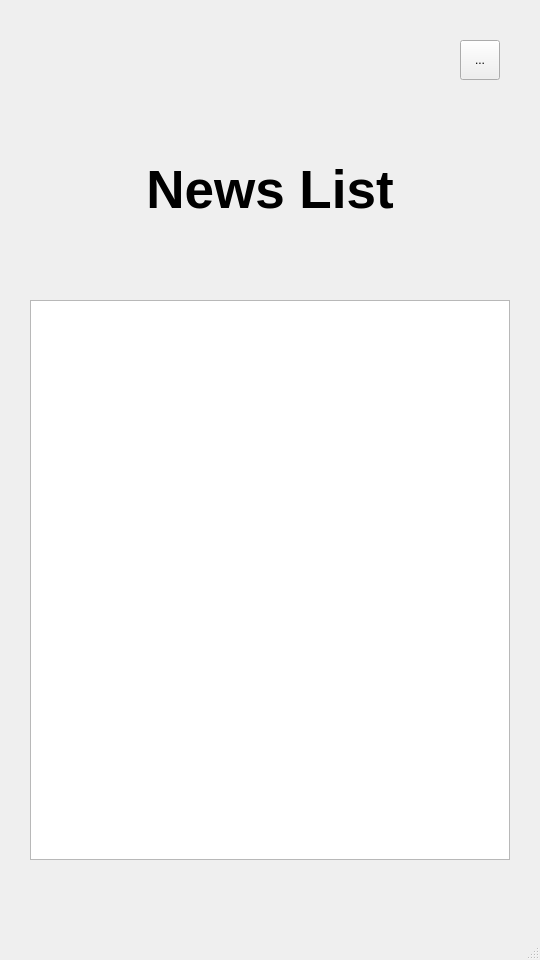
<?xml version="1.0" encoding="UTF-8"?>
<ui version="4.0">
 <class>newsListWindow</class>
 <widget class="QMainWindow" name="newsListWindow">
  <property name="enabled">
   <bool>true</bool>
  </property>
  <property name="geometry">
   <rect>
    <x>0</x>
    <y>0</y>
    <width>540</width>
    <height>960</height>
   </rect>
  </property>
  <property name="windowTitle">
   <string>MainWindow</string>
  </property>
  <widget class="QWidget" name="centralwidget">
   <widget class="QLabel" name="newsTitle">
    <property name="geometry">
     <rect>
      <x>120</x>
      <y>150</y>
      <width>300</width>
      <height>80</height>
     </rect>
    </property>
    <property name="font">
     <font>
      <pointsize>40</pointsize>
      <weight>75</weight>
      <bold>true</bold>
     </font>
    </property>
    <property name="text">
     <string>News List</string>
    </property>
    <property name="alignment">
     <set>Qt::AlignCenter</set>
    </property>
   </widget>
   <widget class="QToolButton" name="newsSetting">
    <property name="geometry">
     <rect>
      <x>460</x>
      <y>40</y>
      <width>40</width>
      <height>40</height>
     </rect>
    </property>
    <property name="text">
     <string>...</string>
    </property>
   </widget>
   <widget class="QTableView" name="newsTable">
    <property name="geometry">
     <rect>
      <x>30</x>
      <y>300</y>
      <width>480</width>
      <height>560</height>
     </rect>
    </property>
   </widget>
  </widget>
  <widget class="QStatusBar" name="statusbar"/>
 </widget>
 <resources/>
 <connections/>
</ui>
